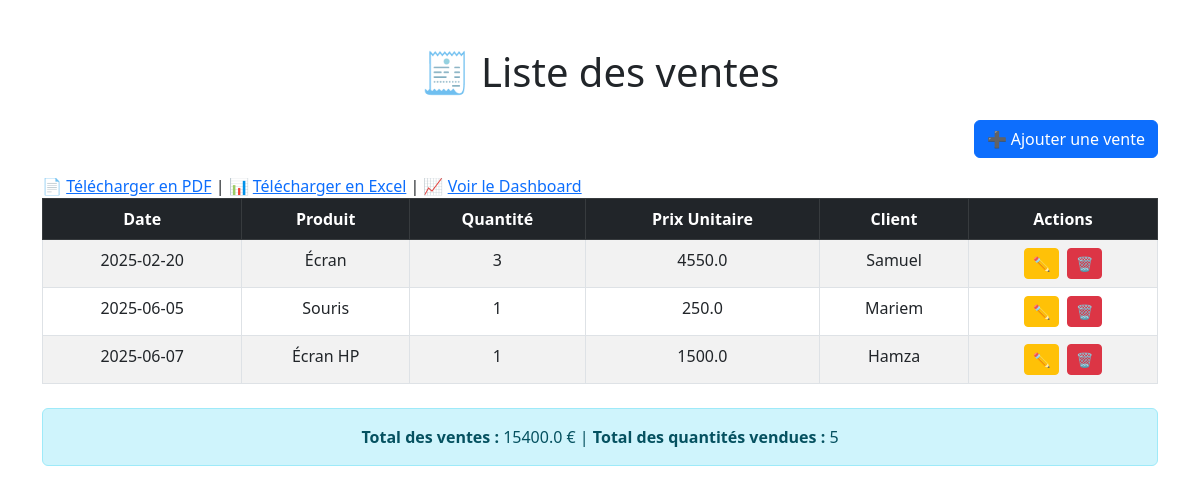
Before: / with the older database file.
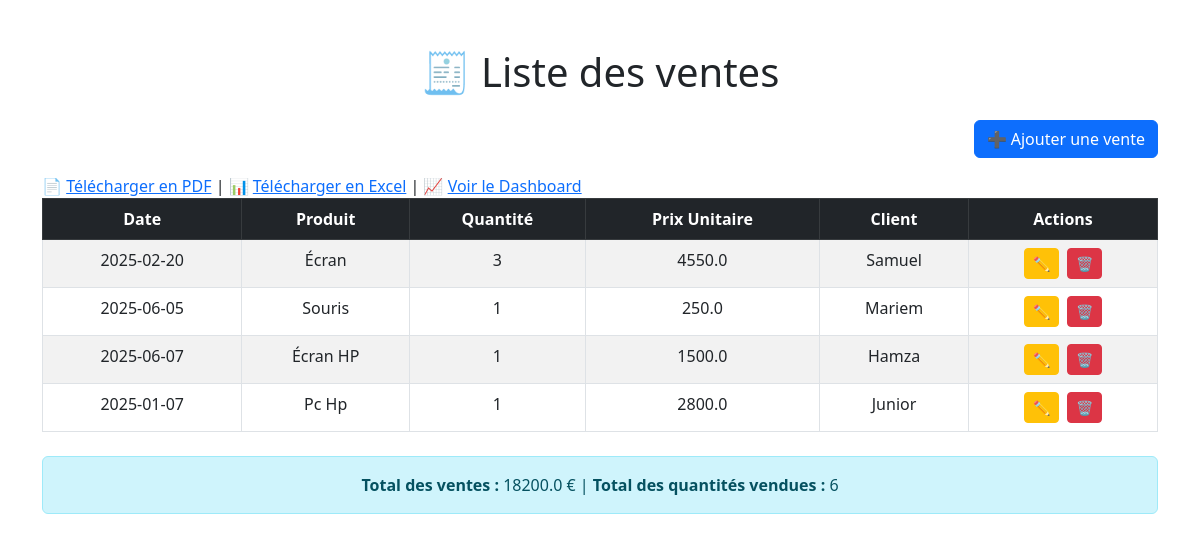
After: the same page with the newer database file.
### tables this page shows
CREATE TABLE ventes (
    id INTEGER PRIMARY KEY AUTOINCREMENT,
    date TEXT,
    produit TEXT,
    quantite INTEGER,
    prix_unitaire REAL,
    client TEXT
);

### app.py (the view)
@app.route('/')
def index():
    ventes = get_all_ventes()
    total_ventes, total_quantite = get_totaux()
    return render_template('index.html', ventes=ventes, total_ventes=total_ventes, total_quantite=total_quantite)

### app.py (called while the page is built)
def get_all_ventes():
    conn = sqlite3.connect("db/ventes.db")
    conn.row_factory = sqlite3.Row #Accéder aux colonnes
    cursor = conn.cursor()
    cursor.execute("SELECT * FROM ventes")
    ventes = cursor.fetchall()
    conn.close()
    return ventes

def get_totaux():
    conn = sqlite3.connect("db/ventes.db")
    cursor = conn.cursor()
    cursor.execute("SELECT SUM(quantite * prix_unitaire) FROM ventes")
    total_ventes = cursor.fetchone()[0] or 0
    cursor.execute("SELECT SUM(quantite) FROM ventes")
    total_quantite = cursor.fetchone()[0] or 0
    conn.close()
    return total_ventes, total_quantite

### templates/index.html (shortened to what this page needs)
<!DOCTYPE html>
<html lang="fr">
<head>
    <link href="https://cdn.jsdelivr.net/npm/bootstrap@5.3.0/dist/css/bootstrap.min.css" rel="stylesheet">
</head>
<body>
    <div class="container mt-5">
        <h1 class="mb-4 text-center">🧾 Liste des ventes</h1>
        <div class="mb-3 text-end">
            <a href="{{ url_for('ajouter') }}" class="btn btn-primary">
                ➕ Ajouter une vente
            </a>
        </div>
        <div class="mt-3">
            📄 <a href="{{ url_for('generer_pdf') }}">Télécharger en PDF</a> |
            📊 <a href="{{ url_for('generer_excel') }}">Télécharger en Excel</a> |
            📈 <a href="{{ url_for('dashboard') }}">Voir le Dashboard</a>
        </div>
        <table class="table table-bordered table-striped table-hover">
            <thead class="table-dark text-center">
                <tr>
                    <th>Date</th>
                    <th>Produit</th>
                    <th>Quantité</th>
                    <th>Prix Unitaire</th>
                    <th>Client</th>
                    <th>Actions</th>
                </tr>
            </thead>
            <tbody class="text-center">
                {% for vente in ventes %}
                <tr>
                    <td>{{ vente.date }}</td>
                    <td>{{ vente.produit }}</td>
                    <td>{{ vente.quantite }}</td>
                    <td>{{ vente.prix_unitaire }}</td>
                    <td>{{ vente.client }}</td>
                    <td>
                        <a href="{{ url_for('modifier', id=vente.id) }}" class="btn btn-sm btn-warning me-1">✏️</a>
                        <a href="{{ url_for('supprimer', id=vente.id) }}" class="btn btn-sm btn-danger"
                           onclick="return confirm('Confirmer la suppression ?');">🗑️</a>
                    </td>
                </tr>
                {% endfor %}
            </tbody>
        </table>
        <div class="alert alert-info mt-4 text-center">
            <strong>Total des ventes :</strong> {{ total_ventes }} € |
            <strong>Total des quantités vendues :</strong> {{ total_quantite }}
        </div>
    </div>
</body>
</html>

Changed rows visible on the page:
added ventes: date "2025-01-07", produit "Pc Hp", quantite "1", prix_unitaire "2800.0", client "Junior"
Other visible differences:
{{ total_ventes }}: "15400.0" → "18200.0"
{{ total_quantite }}: "5" → "6"
